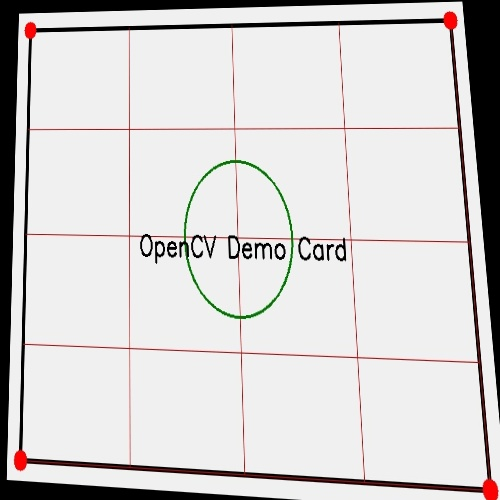
#> input picture Day6/images/test.jpg, 500 x 500 px, found by its file name
$ python test.py
#> lines starting #> are read from the running program, lines starting #| are printed output that depends on the picture
import os
import cv2
import numpy as np

#from Day6.day6_affine_perspective import matrix_perspective

path_img = "E:\Python_CV\stady\Day6\images\\test.jpg"
img = cv2.imread(path_img)
#> img is the input picture: shape (500, 500, 3); mean B, G, R 208.2, 208.7, 210.9
cv2.imshow("img", img)

#源图像中的点
points_src = np.float32([[30, 30], [450, 20], [20, 460], [490, 490]])

#目标图像中的点-仿射变换
point_src_affine = np.float32([[30, 30], [450, 20], [20, 460]])
points_dst_affine = np.float32([[30, 30], [650, 20], [20, 460]])

#计算仿射变换矩阵
matrix_affine = cv2.getAffineTransform(point_src_affine, points_dst_affine)

#应用仿射变换矩阵
img_affine = cv2.warpAffine(img, matrix_affine, (700, 500))
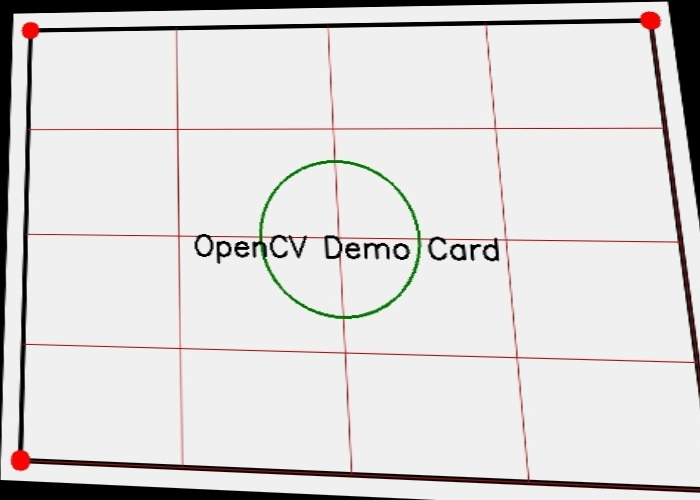
#> img_affine: shape (500, 700, 3); mean B, G, R 216.9, 217.5, 219.4
cv2.imshow("img_affine", img_affine)
cv2.imwrite("E:\Python_CV\stady\Day6\output\\testimg_affine.jpg", img_affine)

#目标图像中的点-透视变换
point_src_perspective = np.float32([[30, 30], [450, 20], [20, 460], [490, 490]])
points_dst_perspective = np.float32([[20, 20], [680, 20], [20, 480], [680, 480]])

#计算透视变换矩阵
matrix_perspective = cv2.getPerspectiveTransform(point_src_perspective, points_dst_perspective)
#应用透视变换矩阵
img_perspective = cv2.warpPerspective(img, matrix_perspective, (700, 500))
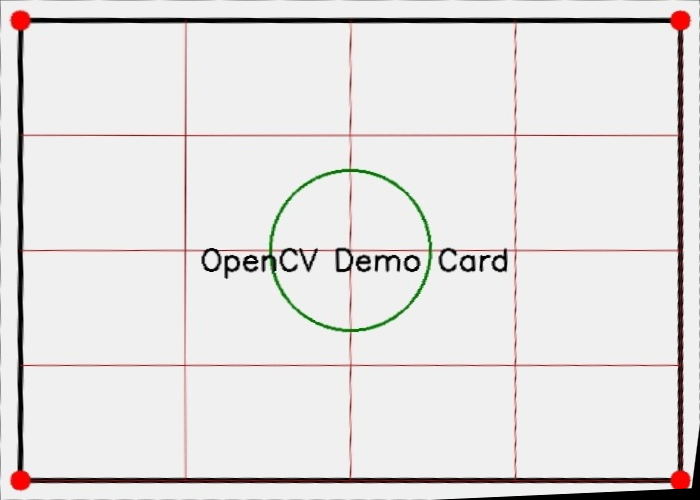
#> img_perspective: shape (500, 700, 3); mean B, G, R 225.6, 226.1, 228.4

cv2.imshow("img_perspective", img_perspective)

cv2.imwrite("E:\Python_CV\stady\Day6\output\\testimg_perspective.jpg", img_perspective)
cv2.waitKey(0)
cv2.destroyAllWindows()
